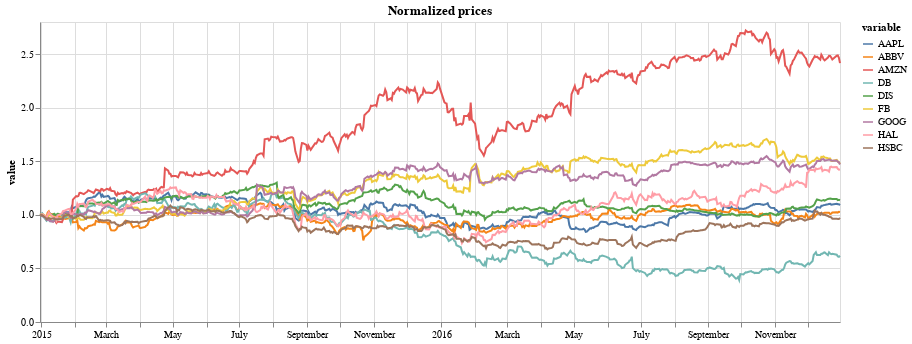

Notebook code cell kept with this figure:
### Code cell
# open dataset
with open('dataset.pkl', 'rb') as file:
    dataset = pd.read_pickle(file)

# define begin and end date
begin_date = "2014-12-31"
end_date = "2016-12-31"
prices = dataset["adjusted"].truncate(
    before=begin_date,
    after=end_date
)

# Select 9 stocks
stocks_namelist = ['AAPL', 'ABBV', 'AMZN', 'DB', 'DIS', 'FB', 'GOOG', 'HAL', 'HSBC']
prices = prices[stocks_namelist]

# transform prices to log prices
X = log_return(prices)
T, N = X.shape  

# plot normalized prices
alt.Chart((prices/prices.iloc[0,]).reset_index().melt(id_vars='index', value_vars=stocks_namelist)).mark_line().encode(
    x = alt.X('index', title=''),
    y = 'value',
    color = 'variable'
).properties(
    title='Normalized prices',
    height=300,
    width=800
)

### Figure 1 — Vega-Lite specification as saved in the notebook (floating-point values rounded to 4 significant figures; data arrays with more than 128 entries replaced by an {"elided": "..."} marker saying what was removed)
{"config": {"view": {"continuousWidth": 300, "continuousHeight": 300}}, "data": {"name": "data-fd99ef50c744e8356d867a8bf34b036c"}, "mark": {"type": "line"}, "encoding": {"color": {"field": "variable", "type": "nominal"}, "x": {"field": "index", "title": "", "type": "temporal"}, "y": {"field": "value", "type": "quantitative"}}, "height": 300, "title": "Normalized prices", "width": 800, "$schema": "https://vega.github.io/schema/vega-lite/v5.8.0.json", "datasets": {"data-fd99ef50c744e8356d867a8bf34b036c": {"elided": "4545 records"}}}
